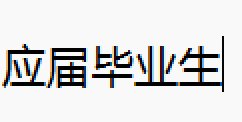
#> input picture graduate.png, 121 x 61 px (shown 2 times larger)
$ jupyter execute '2.4 边界填充.ipynb'
#> lines starting #> are read from the running program, lines starting #| are printed output that depends on the picture
[cell 1]
import cv2

img = cv2.imread('graduate.png')
#> img is the input picture: shape (61, 121, 3); mean B, G, R 221, 221.1, 221.1

#常熟填充：边缘填充指定颜色（B,G,R)
top_size, bottom_size, left_size, right_size = 50, 50, 50, 50
replicate = cv2.copyMakeBorder(img, top_size, bottom_size, left_size, right_size, cv2.BORDER_CONSTANT, value=[255,255,0])
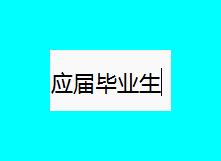
#> replicate: shape (161, 221, 3); mean B, G, R 248, 248, 45.9

#镜子填充
reflect = cv2.copyMakeBorder(img, top_size, bottom_size, left_size, right_size, cv2.BORDER_REFLECT)
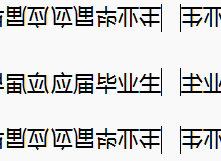
#> reflect: shape (161, 221, 3); mean B, G, R 217, 217, 217

cv2.imshow('常规填充', replicate)
cv2.imshow('镜像填充', reflect)
cv2.waitKey(0)
cv2.destroyAllWindows()

[cell 2]
import cv2
import matplotlib.pyplot as plt  #导入画图库
img = cv2.imread('graduate.png')

#常熟填充：边缘填充指定颜色（B,G,R)
top_size, bottom_size, left_size, right_size = 50, 50, 50, 50
replicate = cv2.copyMakeBorder(img, top_size, bottom_size, left_size, right_size, cv2.BORDER_CONSTANT, value=[255,255,0])

#镜子填充
reflect = cv2.copyMakeBorder(img, top_size, bottom_size, left_size, right_size, cv2.BORDER_REFLECT)

#把BGR转换为RGB格式
replicate_rgb = cv2.cvtColor(replicate, cv2.COLOR_BGR2RGB)
reflect_rgb = cv2.cvtColor(reflect, cv2.COLOR_BGR2RGB)

#用matplotlib窗口显示
plt.figure()
plt.title('常规填充（Constant）')
plt.imshow(replicate_rgb)

plt.figure()
plt.title('镜像显示（Reflect）')
plt.imshow(reflect_rgb)

plt.show()

# [4 lines of commented-out code are left out]

$ run again, with ceshi4.png copied over graduate.png
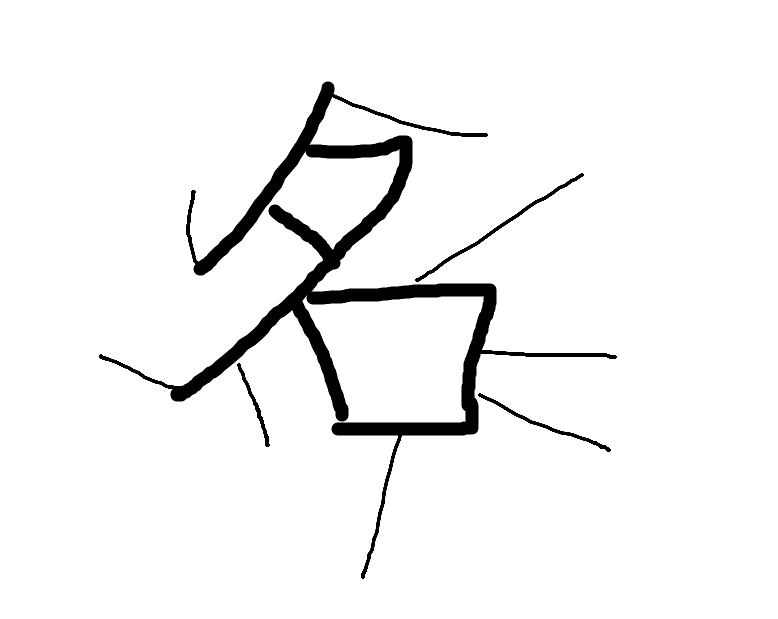
#> input picture ceshi4.png, 778 x 619 px
#> img is the input picture: shape (619, 778, 3); min 0, max 255, mean 243.5
#> `replicate = cv2.copyMakeBorder(img, top_size, bottom_size, left_size, ..`:
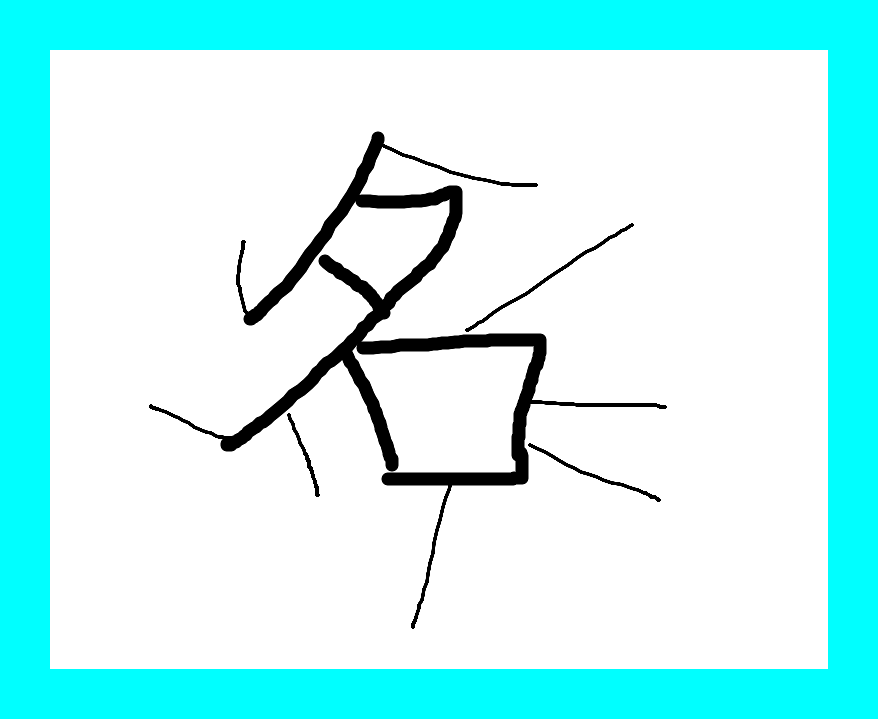
#> replicate: shape (719, 878, 3); mean B, G, R 246.3, 246.3, 185.8
#> `reflect = cv2.copyMakeBorder(img, top_size, bottom_size, left_size, ri..`:
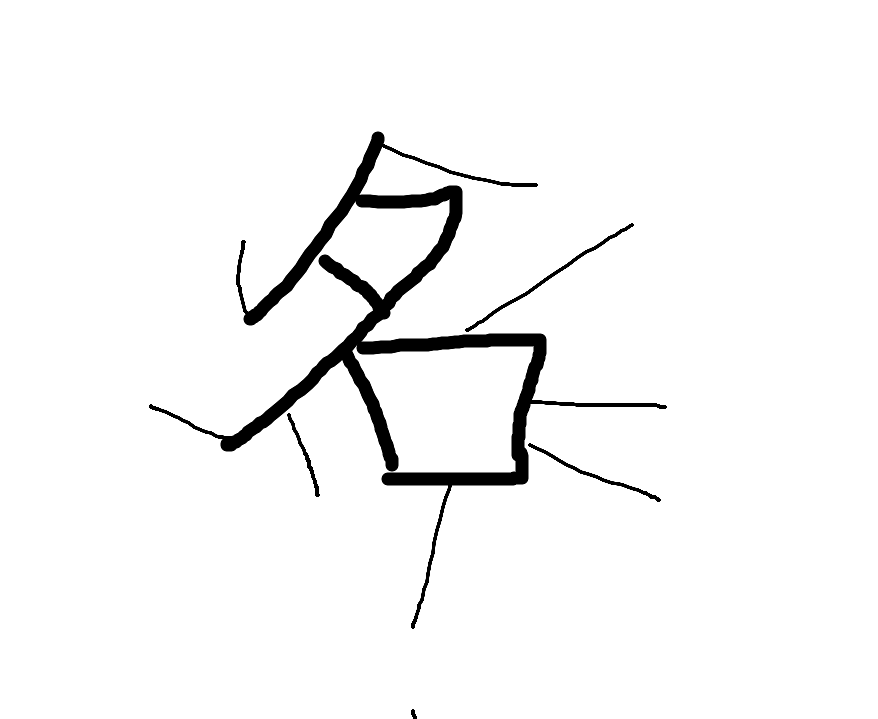
#> reflect: shape (719, 878, 3); min 0, max 255, mean 246.2
